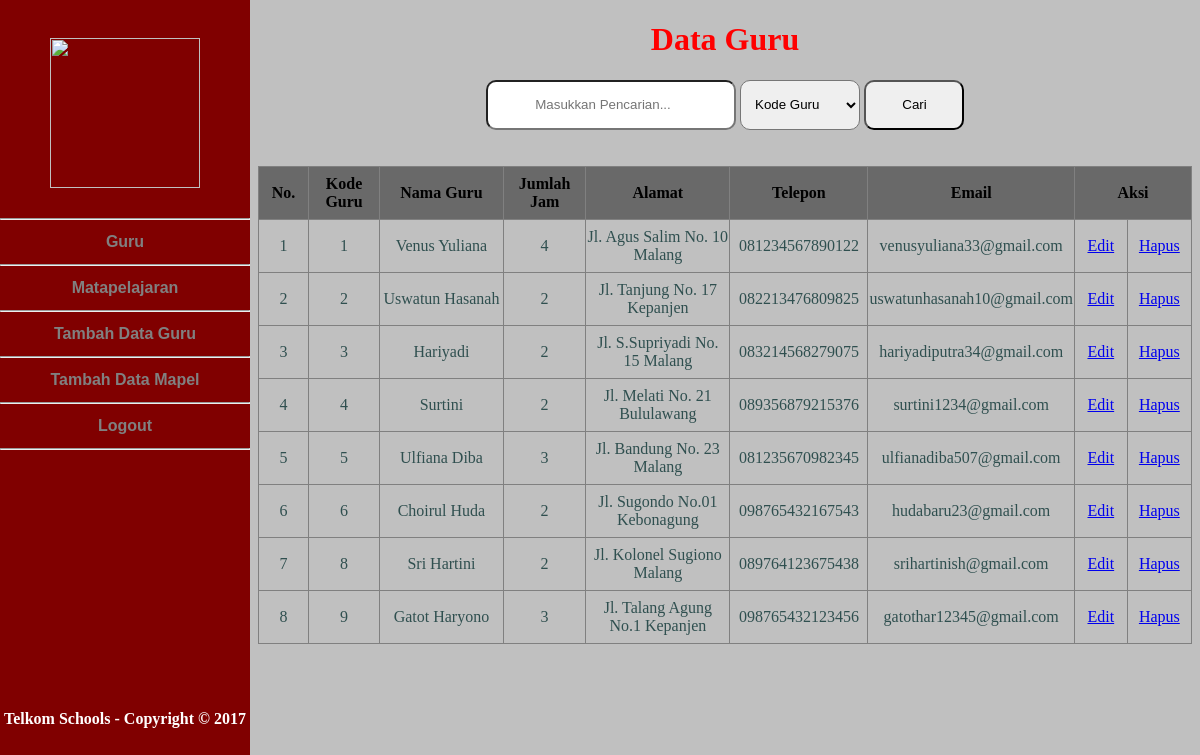
/guru/read.php (signed in), run on the app's committed database.
### tables this page shows
CREATE TABLE `guru` (
  `kode_guru` int(3) NOT NULL,
  `nama_guru` varchar(100) NOT NULL,
  `jumlah_jam` int(2) NOT NULL,
  `alamat` text NOT NULL,
  `telp` varchar(15) NOT NULL,
  `email` varchar(50) NOT NULL
);

### guru/read.php (the view, shortened to what this page needs)
<?php
include '../connect.php';
$query = "SELECT * FROM guru";
$result = mysqli_query ($connect, $query);
$num = mysqli_num_rows ($result);
 ?>
 <!DOCTYPE html>
<html>
  <head>
  </head>
  <body>
    <div id="sidebar" class="visible">
      <br>
      <img src="logo.png" alt="">
      <br>
      <br>
        <b>
          <hr border = "3">
          <a href="../guru/read.php" style="color: grey ; font-family: arial;"><b>Guru</b></a>
          <hr border = "3">
          <a href="../matapelajaran/read.php" style="color: grey ; font-family: arial;"><b>Matapelajaran</b></a>
          <hr border = "3">
          <a href="../guru/form-create.php" style="color: grey ; font-family: arial;"><b>Tambah Data Guru</b></a>
          <hr border = "3">
          <a href="../matapelajaran/form-create.php" style="color: grey ; font-family: arial;"><b>Tambah Data Mapel</b></a>
          <hr border = "3">
          <a href="../login/logout.php" style="color: grey ; font-family: arial;"><b>Logout</b></a>
          <hr border = "3">
        </b>
        <br>
        <br>
        <br>
        <br>
        <br>
        <br>
        <br>
        <br>
        <br>
        <br>
        <br>
        <br>
        <br>
        <br>
        <b>
          <footer style="color:white;">
    Telkom Schools - Copyright &copy; 2017
  </footer>
        </b>
    </div>
    <h1 style="color: #FF0000 ;">Data Guru</h1>
    <form class="" action="search.php" method="get">
    <input type="search" name="cari" placeholder="Masukkan Pencarian..." style="height: 50px; width: 250px; text-align: center;border-radius:10px;" required>
    <select name="kategori" id="" style="height: 50px; width: 120px; padding-left:10px; border-radius:10px; cursor: pointer;">
      <option value="kode_guru">Kode Guru</option>
    </select>
    <input type="submit" value="Cari" name="btnlogin" style="height: 50px; width: 100px; border-radius:10px; cursor: pointer;">
  </form>
    <table border='1'>
    <br>
    <br>
      <tr>
        <th id="no">No.</th>
        <th id="kodgur">Kode Guru</th>
        <th id="data">Nama Guru</th>
        <th id="jam">Jumlah Jam</th>
        <th id="data">Alamat</th>
        <th id="telp2">Telepon</th>
        <th>Email</th>
        <th colspan="2">Aksi</th>
      </tr>
      <?php
          if($num > 0)
          {
              $no = 1;
              while($data = mysqli_fetch_assoc($result))
              {
                echo "<tr>";
                echo "<td>" . $no . "</td>";
                echo "<td>" . $data['kode_guru'] . "</td>";
                echo "<td>" . $data['nama_guru'] . "</td>";
                echo "<td>" . $data['jumlah_jam'] . "</td>";
                echo "<td>" . $data['alamat'] . "</td>";
                echo "<td>" . $data['telp'] . "</td>";
                echo "<td>" . $data['email'] . "</td>";
                echo "<td><a href='form-update.php?kode_guru=" . $data['kode_guru']. "'>Edit</a></td>";
                echo "<td><a href='delete.php?kode_guru=" . $data['kode_guru']. "' onclick='return confirm(\"Apakah Anda yakin ingin menghapus data?\")'>Hapus</a></td>";
                echo "</tr>";
                $no++;
              }
          }
          else
          {
            echo "<td colspan='3'>Tidak ada data</td>";
          }
       ?>
    </table>
  </body>
</html>

### guru/read.php (style rules this page uses)
body { text-align: center; background-color: #C0C0C0; padding-left: 250px; margin-top: x0px; }
table { border-collapse: collapse; background-color: #C0C0C0; margin: 0 auto; }
th, td { width: 150px; height: 50px; color: #2F4F4F; }
th { width: 30px; }
th { background-color: #696969; color: black; }
#sidebar { height: 100%; width:250px; z-index: 1; top: 0px; display: block; position: absolute; left: 0px; background-color: #800000 ; padding-top: 20px; transition: left 0.3s linear; }
#sidebar a { text-decoration: none; margin: 0px; padding: 5px 35px; display: grid; color: grey; }
#sidebar img { width: 150px; height: 150px; }
input { padding-right: 5px; }
#no { width: 5px; }
#data { width: 400px; }
#telp2 { width: 200px; }
#kodgur { width: 200px; }
#jam { width: 200px; }

### data on the page
guru: kode_guru "1", nama_guru "Venus Yuliana", jumlah_jam "4", alamat "Jl. Agus Salim No. 10 Malang", telp "081234567890122", email "venusyuliana33@gmail.com"
guru: kode_guru "2", nama_guru "Uswatun Hasanah", jumlah_jam "2", alamat "Jl. Tanjung No. 17 Kepanjen", telp "082213476809825", email "uswatunhasanah10@gmail.com"
guru: kode_guru "3", nama_guru "Hariyadi", jumlah_jam "2", alamat "Jl. S.Supriyadi No. 15 Malang", telp "083214568279075", email "hariyadiputra34@gmail.com"
guru: kode_guru "4", nama_guru "Surtini", jumlah_jam "2", alamat "Jl. Melati No. 21 Bululawang", telp "089356879215376", email "surtini1234@gmail.com"
guru: kode_guru "5", nama_guru "Ulfiana Diba", jumlah_jam "3", alamat "Jl. Bandung No. 23 Malang", telp "081235670982345", email "ulfianadiba507@gmail.com"
guru: kode_guru "6", nama_guru "Choirul Huda", jumlah_jam "2", alamat "Jl. Sugondo No.01 Kebonagung", telp "098765432167543", email "hudabaru23@gmail.com"
guru: kode_guru "8", nama_guru "Sri Hartini", jumlah_jam "2", alamat "Jl. Kolonel Sugiono Malang", telp "089764123675438", email "srihartinish@gmail.com"
guru: kode_guru "9", nama_guru "Gatot Haryono", jumlah_jam "3", alamat "Jl. Talang Agung No.1 Kepanjen", telp "098765432123456", email "gatothar12345@gmail.com"
